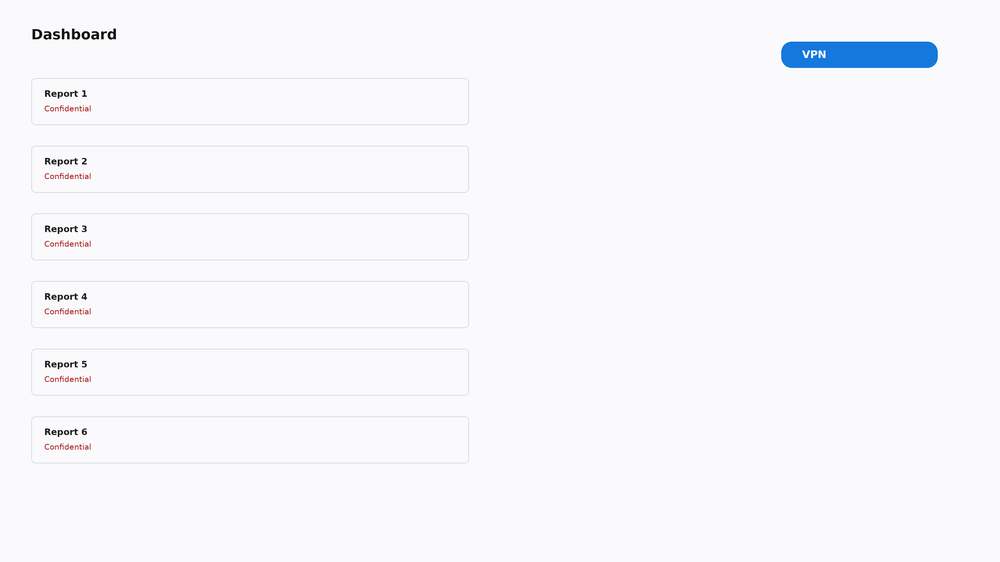
#> input picture tests/fixtures/big_4k.png, 1000 x 562 px, shrunk from 3840 x 2160 before the run
$ python -i ui_element_detector.py   (imports and definitions only)   (older library calls are emulated)
#> lines starting #> are read from the running program, lines starting #| are printed output that depends on the picture; after the words box and inside, x2 and y2 are one past the last pixel; in counts of white or black regions, pixels touching at a corner belong together
"""Heuristic UI element (button/badge) detection around a matched text box.

No coordinates or sizes are hardcoded: candidates are proposed by several
independent CV strategies and scored by evidence. When evidence is weak the
caller must treat the region as UNCERTAIN and ask the user.
"""

from __future__ import annotations

import logging
import math
from dataclasses import dataclass, field

import cv2
import numpy as np

from src.core.models import Rect, clip_rect, expand_rect, rect_area, rect_contains
log = logging.getLogger("imagecleaner.elements")


@dataclass
class ElementCandidate:
    bbox: Rect
    confidence: float
    evidence: dict[str, float] = field(default_factory=dict)
    source: str = "contour"


def _odd(n: int, minimum: int = 3) -> int:
    n = max(minimum, int(n))
    return n if n % 2 == 1 else n + 1


def _edge_map(gray: np.ndarray) -> np.ndarray:
    blur = cv2.GaussianBlur(gray, (3, 3), 0)
    med = float(np.median(blur))
#> med = 250
    lo = int(max(8, 0.55 * med))
#> lo = 137
    hi = int(min(255, max(lo + 25, 1.45 * med)))
#> hi = 255
    edges = cv2.Canny(blur, lo, hi)
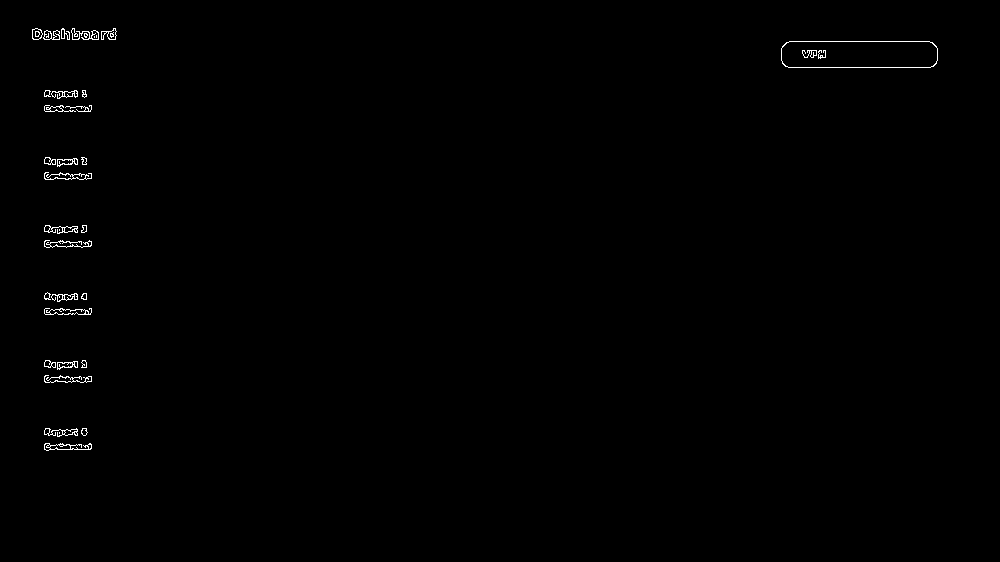
#> edges: shape (562, 1000); 0.44% white in thin lines or dots, all inside (x1, y1, x2, y2) = (32, 28, 938, 451)
    return cv2.dilate(edges, np.ones((3, 3), np.uint8), iterations=1)
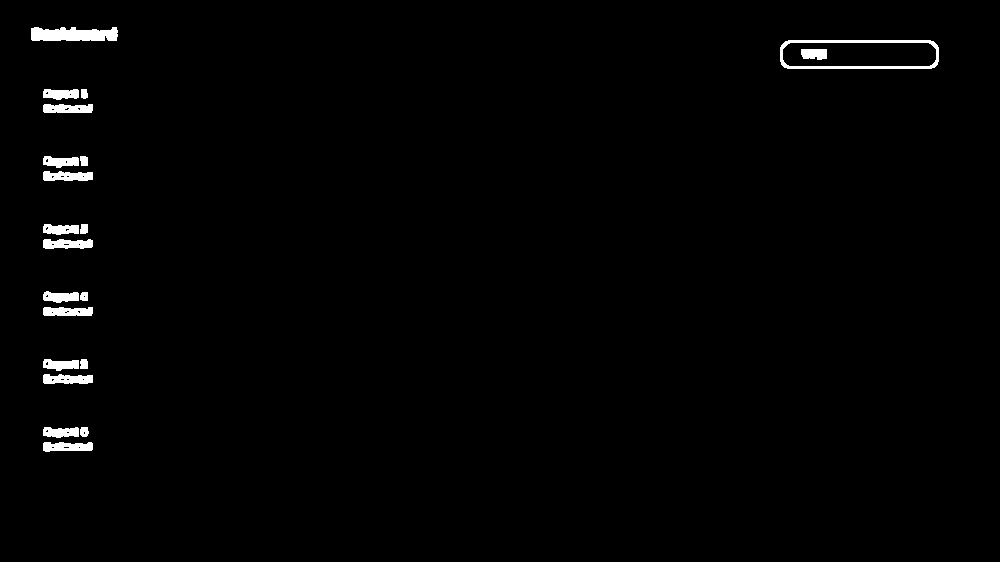
#> returned value: shape (562, 1000); 1.3% white; 21 white regions, largest, box (x1, y1, x2, y2) and area: (780, 40, 939, 69) 1084, (31, 27, 118, 41) 1019, (43, 171, 93, 181) 408


# [74 lines left out: functions _perimeter_evidence, _interior_uniformity, _rect_ratio_score, _margin_score, not called in this run]


class UIElementDetector:
    """Proposes the enclosing UI element for a text box and scores the evidence."""

    # [431 lines left out: functions detect, _detect_in_window, _contour_candidates, _color_candidates, _flood_candidates, _snap_candidates and 4 more, not called in this run]

>>> import cv2
>>> picture = cv2.imread('../../tests/fixtures/big_4k.png', cv2.IMREAD_GRAYSCALE)
>>> result = _edge_map(picture)

$ run again, on tests/fixtures/btn_filled.png
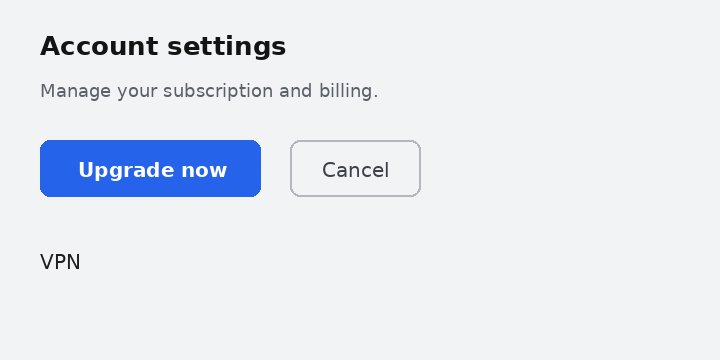
#> input picture tests/fixtures/btn_filled.png, 720 x 360 px
#> med = 242
#> lo = 133
#> hi = 255
#> in _edge_map, `edges = cv2.Canny(blur, lo, hi)`:
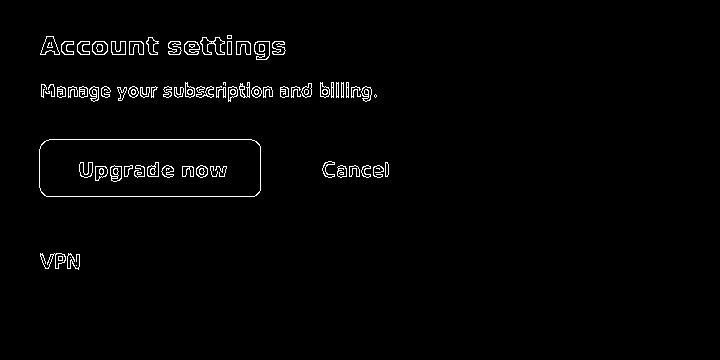
#> edges: shape (360, 720); 1.7% white in thin lines or dots, all inside (x1, y1, x2, y2) = (39, 35, 389, 270)
#> in _edge_map, `return cv2.dilate(edges, np.ones((3, 3), np.uint8), iterations=1)`:
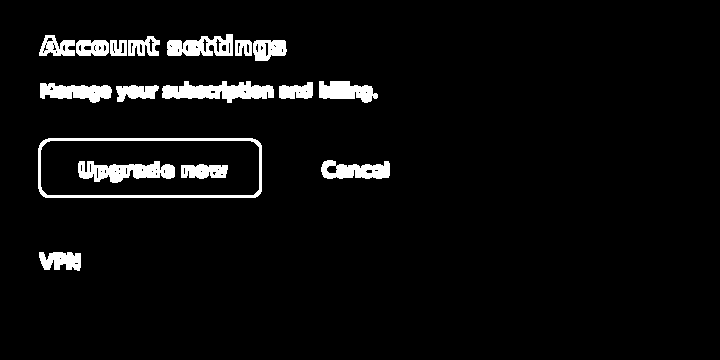
#> returned value: shape (360, 720); 4.9% white; 17 white regions, largest, box (x1, y1, x2, y2) and area: (38, 138, 262, 198) 1656, (162, 81, 274, 103) 1499, (78, 161, 175, 183) 1330
